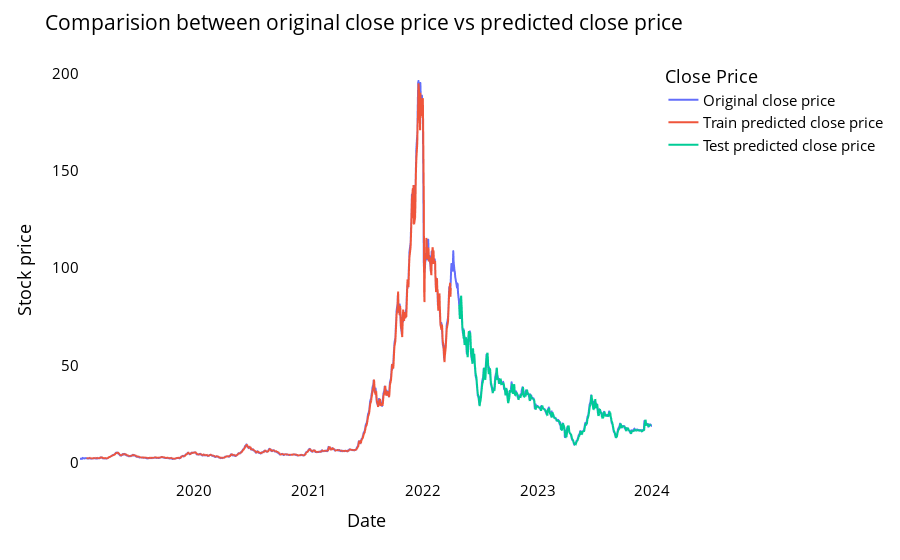

Notebook code cell kept with this figure:
### Code cell
# shift train predictions for plotting

look_back=time_step
trainPredictPlot = np.empty_like(closedf)
trainPredictPlot[:, :] = np.nan
trainPredictPlot[look_back:len(train_predict)+look_back, :] = train_predict
print("Train predicted data: ", trainPredictPlot.shape)

# shift test predictions for plotting
testPredictPlot = np.empty_like(closedf)
testPredictPlot[:, :] = np.nan
testPredictPlot[len(train_predict)+(look_back*2)+1:len(closedf)-1, :] = test_predict
print("Test predicted data: ", testPredictPlot.shape)

names = cycle(['Original close price','Train predicted close price','Test predicted close price'])

plotdf = pd.DataFrame({'date': close_stock['date'],
                       'original_close': close_stock['close'],
                      'train_predicted_close': trainPredictPlot.reshape(1,-1)[0].tolist(),
                      'test_predicted_close': testPredictPlot.reshape(1,-1)[0].tolist()})

fig = px.line(plotdf,x=plotdf['date'], y=[plotdf['original_close'],plotdf['train_predicted_close'],
                                          plotdf['test_predicted_close']],
              labels={'value':'Stock price','date': 'Date'})
fig.update_layout(title_text='Comparision between original close price vs predicted close price',
                  plot_bgcolor='white', font_size=15, font_color='black', legend_title_text='Close Price')
fig.for_each_trace(lambda t:  t.update(name = next(names)))

fig.update_xaxes(showgrid=False)
fig.update_yaxes(showgrid=False)
fig.show()

### Figure 1 — Plotly figure (JSON) as saved in the notebook; plotly's stock layout.template omitted (floating-point values rounded to 4 significant figures; data arrays with more than 128 entries replaced by an {"elided": "..."} marker saying what was removed)
{"data": [{"hovertemplate": "variable=original_close<br>Date=%{x}<br>Stock price=%{y}<extra></extra>", "legendgroup": "original_close", "line": {"color": "#636efa", "dash": "solid"}, "marker": {"symbol": "circle"}, "mode": "lines", "name": "Original close price", "showlegend": true, "type": "scattergl", "x": {"elided": "1235 str values"}, "xaxis": "x", "y": {"elided": "1235 float values"}, "yaxis": "y"}, {"hovertemplate": "variable=train_predicted_close<br>Date=%{x}<br>Stock price=%{y}<extra></extra>", "legendgroup": "train_predicted_close", "line": {"color": "#EF553B", "dash": "solid"}, "marker": {"symbol": "circle"}, "mode": "lines", "name": "Train predicted close price", "showlegend": true, "type": "scattergl", "x": {"elided": "1235 str values"}, "xaxis": "x", "y": {"elided": "1235 float values"}, "yaxis": "y"}, {"hovertemplate": "variable=test_predicted_close<br>Date=%{x}<br>Stock price=%{y}<extra></extra>", "legendgroup": "test_predicted_close", "line": {"color": "#00cc96", "dash": "solid"}, "marker": {"symbol": "circle"}, "mode": "lines", "name": "Test predicted close price", "showlegend": true, "type": "scattergl", "x": {"elided": "1235 str values"}, "xaxis": "x", "y": {"elided": "1235 float values"}, "yaxis": "y"}], "layout": {"font": {"color": "black", "size": 15}, "legend": {"title": {"text": "Close Price"}, "tracegroupgap": 0}, "margin": {"t": 60}, "plot_bgcolor": "white", "title": {"text": "Comparision between original close price vs predicted close price"}, "xaxis": {"anchor": "y", "domain": [0, 1], "showgrid": false, "title": {"text": "Date"}}, "yaxis": {"anchor": "x", "domain": [0, 1], "showgrid": false, "title": {"text": "Stock price"}}}}
